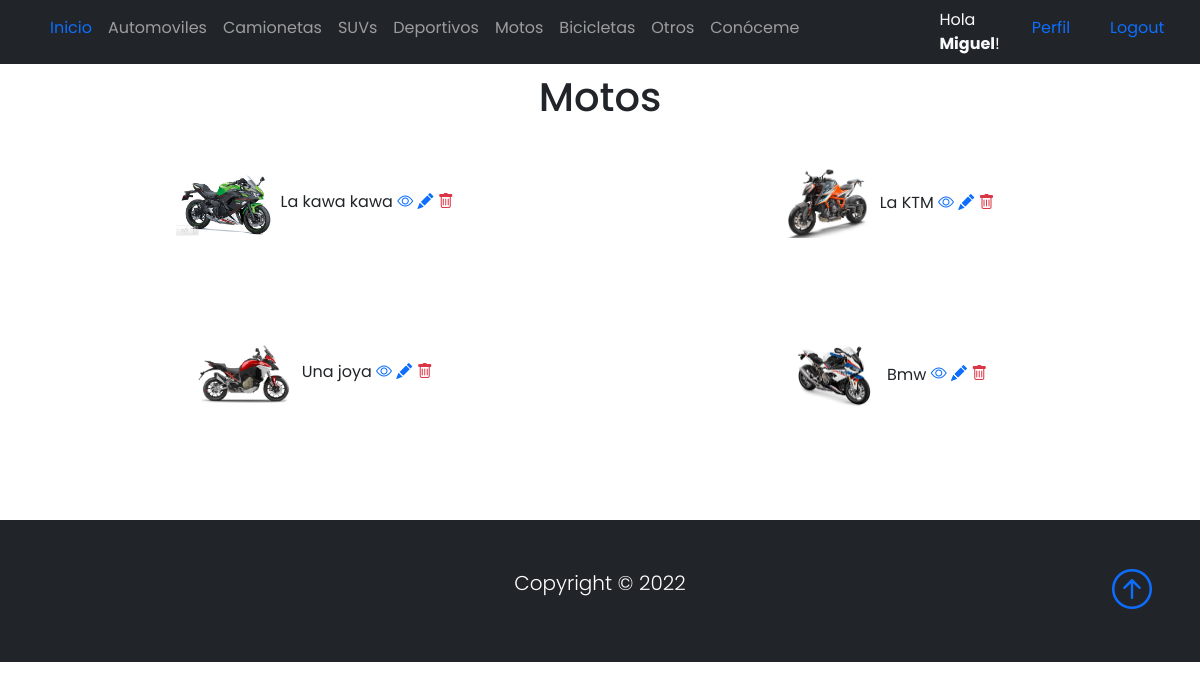
/listaMotos/ (signed in), run on the app's committed database.
### Base/models.py (models this page shows, shortened)
class Vehiculo(models.Model):
    vehiculoSeleccion = (
    ('automovil', 'Automovil'),
    ('camioneta', 'Camioneta'),
    ('suv','Suv'),
    ('deportivo','Deportivo'),
    ('moto','Moto'),
    ('bicicleta','Bicicleta'),
    ('otro', 'Otro'),
    )
    usuario = models.ForeignKey(User, on_delete=models.CASCADE, null=True, blank=True)
    titulo = models.CharField(max_length=200)
    vehiculo = models.CharField(max_length=15, choices=vehiculoSeleccion, default='automovil')
    marca = models.CharField(max_length=40)
    modelo = models.CharField(max_length=40)
    descripcion = models.TextField(null=True, blank=True)
    year = models.IntegerField()
    precio = models.DecimalField(max_digits=10, decimal_places=2)
    fechaPublicacion = models.DateTimeField(auto_now_add=True)
    telefonoContacto = models.IntegerField()
    emailContacto = models.EmailField()
    imagenInstrumento = models.ImageField(null=True, blank=True, upload_to="imagenes/")
    class Meta:
        ordering = ['usuario', '-fechaPublicacion']

### Base/views.py (the view)
# urls.py: path('listaMotos/', MotoLista.as_view(), name='motos'),
class MotoLista(LoginRequiredMixin, ListView):
    context_object_name = 'motos'
    queryset = Vehiculo.objects.filter(vehiculo__startswith='moto')
    template_name = 'Base/listaMotos.html'
    login_url = '/login/'

### Base/templates/Base/listaMotos.html
{% extends 'Base/home.html' %}
{% block content %}
<br>
<br>
<div class="container text-center">
    <h1>Motos</h1>
</div>
<br>
<div class="container text-center">
    <div class="row">
            {% for moto in motos %}
            <div class="col-sm-6 align-items-center">
                <div class="card-body">
                <img src="{{moto.imagenInstrumento.url}}" class="" width="100px">
                {{moto.titulo}}
                <a href="{% url 'moto' moto.id %}"><i class="bi bi-eye"></i></a>
                {% if user.id == moto.usuario.id %}
                <a href="{% url 'moto_editar' moto.id %}"><i class="bi bi-pencil-fill"></i></a>
                <a href="{% url 'moto_eliminar' moto.id %}"><i class="bi bi-trash text-danger"></i></a>
                <br>
                <br>
                <br>
                <br>
                {% endif %}
                </div>
            </div>
            {% endfor %}
    </div>
</div>
<br>
{% endblock %}

### Base/templates/Base/home.html (shortened to what this page needs)
{% load static %}
<!DOCTYPE html>
<html lang="en">
<head>
    <link href="https://cdn.jsdelivr.net/npm/bootstrap@5.0.2/dist/css/bootstrap.min.css" rel="stylesheet"
>
    <link rel="stylesheet" href="https://cdn.jsdelivr.net/npm/bootstrap-icons@1.3.0/font/bootstrap-icons.css">
    <link rel="stylesheet" type="text/css" href="{% static 'style.css' %}">
</head>
<body>
    <nav class="navbar navbar-expand-sm bg-dark navbar-dark py-2 fixed-top">
      <div class="container">
            <div class="collapse navbar-collapse" id="navmenu">
              <ul class="navbar-nav mr-auto">
                <li class="nav-item">
                  <a class="nav-link" href="{% url 'home' %}"><span class="text-primary">Inicio</span></a>
                </li>
                <li class="nav-item">
                  <a class="nav-link" href="{% url 'automoviles' %}">Automoviles</a>
                </li>
                <li class="nav-item">
                  <a class="nav-link" href="{% url 'camionetas' %}">Camionetas</a>
                </li>
                <li class="nav-item">
                  <a class="nav-link" href="{% url 'suvs' %}">SUVs</a>
                </li>
                <li class="nav-item">
                  <a class="nav-link" href="{% url 'deportivos' %}">Deportivos</a>
                </li>
                <li class="nav-item">
                  <a class="nav-link" href="{% url 'motos' %}">Motos</a>
                </li>
                <li class="nav-item">
                  <a class="nav-link" href="{% url 'bicicletas' %}">Bicicletas</a>
                </li>
                <li class="nav-item">
                  <a class="nav-link" href="{% url 'otros' %}">Otros</a>
                </li>
                <li class="nav-item">
                  <a class="nav-link" href="{% url 'acerca_de_mi' %}">Conóceme</a>
                </li>
                <div class="container"></div>
                <div class="container"></div>
                <div class="container"></div>
                <div class="container"></div>
                <div class="container"></div>
                {% if request.user.is_authenticated %}
                <div class="container">
                <li class="nav-item">
                  <span class="text-light"> Hola <strong>{{request.user.first_name}}</strong>!</span>
                </li>
                </div>
                <div class="container">
                <li class="nav-item">
                  <a class="nav-link" href="{% url 'editar_perfil' %}"><span class="text-primary">Perfil</span></a>
                </li>
                </div>
                <div class="container">
                <li class="nav-item">
                  <a class="nav-link" href="{% url 'logout' %}"><span class="text-primary">Logout</span></a>
                </li>
                </div>
              {% endif %}
           </ul>
          </div>
      </div>
  </nav>
      {% block content %}{% endblock %}
  <footer class="p-5 bg-dark text-white text-center position-relative">
      <div class="container">
          <p class="lead text-white">Copyright &copy; 2022</p>
          <a href="" class="position-absolute bottom-0 end-0 p-5">
              <i class="bi bi-arrow-up-circle h1"></i>
          </a>
      </div>
  </footer>
</body>
</html>

### Base/static/style.css (style rules this page uses)
body { background-color: white; font-family: 'Poppins', 'Nunito', sans-serif; padding-top: 25px; }
a { text-decoration: none; }
li { text-decoration: none; }
p { color: #363636; }

### data on the page
Vehiculo: imagenInstrumento (picture), titulo "La kawa kawa"
Vehiculo: imagenInstrumento (picture), titulo "La KTM"
Vehiculo: imagenInstrumento (picture), titulo "Una joya"
Vehiculo: imagenInstrumento (picture), titulo "Bmw"

### other printed values
{{ request.user.first_name }} "Miguel"
